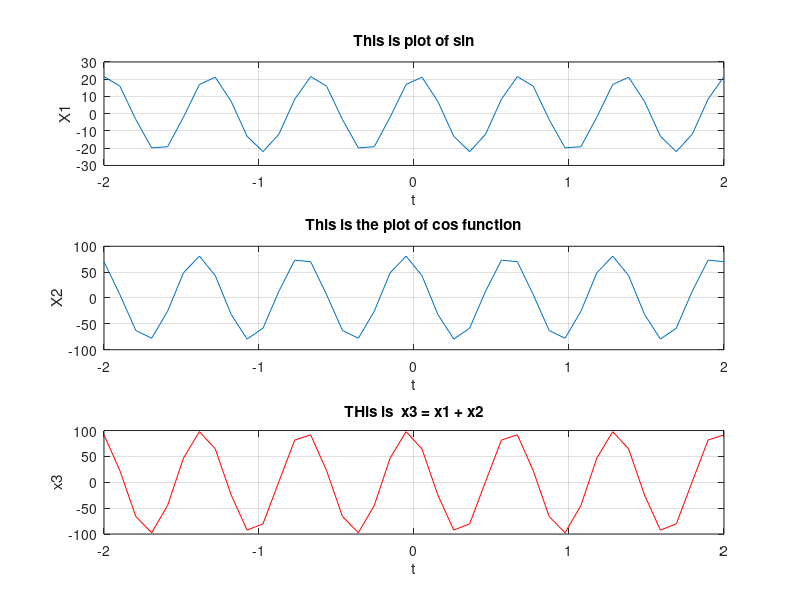

MATLAB code for this plot:
%{ 
ID = 22-47018-1 AB-CDEFG-H
AB = 22
GH = 81
CDEF = 4701
DG = 78 
%}
t = linspace(-2, 2,40); 
CDEF = 4701;
A1 = 22; 
ph_deg01 = 78; 
ph_rad01 = deg2rad(ph_deg01); 
x1 = A1*sin(2*pi*CDEF*t + ph_rad01);
subplot(3, 1, 1)
plot(t, x1)
xlabel('t')
ylabel('X1')
title('This is plot of sin')
grid on;

%{ 
ID = 22-47018-1 AB-CDEFG-H
AB = 22
GH = 81
CDEF = 4701
DG = 78 
%}
A2 = 81; 
ph_deg02 = 30;
ph_rad02 = deg2rad(ph_deg02); 
x2 = A2*cos(2*pi*CDEF*t + ph_rad02); 
subplot(3, 1, 2)
plot(t, x2)
xlabel('t')
ylabel('X2')
title('This is the plot of cos function')
grid on;


x3 = x1 + x2;
subplot(3, 1, 3);
plot(t, x3, 'r');
xlabel('t')
ylabel('x3')
title('THis is  x3 = x1 + x2')
grid on